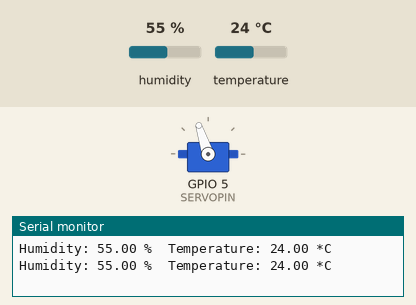
Recording of a sketch running on a simulated ESP32. On the bench: servo, the last lines printed to the serial monitor. The test bench sets the inputs (shaded band); at power-on: temperature 24 °C, humidity 55 %.

Above: at 2.8 s.
2.9 s: temperature set to 12 °C
At 4.7 s:
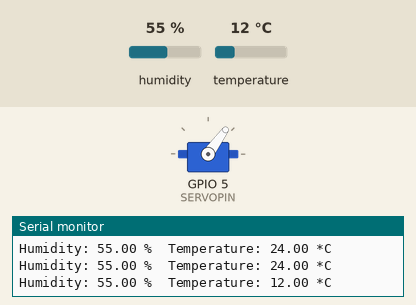
5.6 s: temperature set to 19 °C
At 7.1 s:
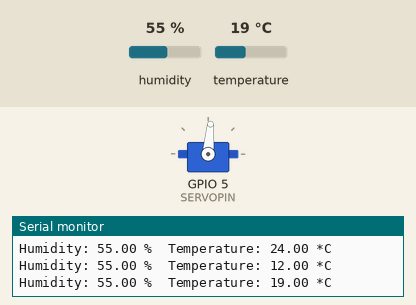
8.3 s: temperature set to 28 °C
At 10.7 s:
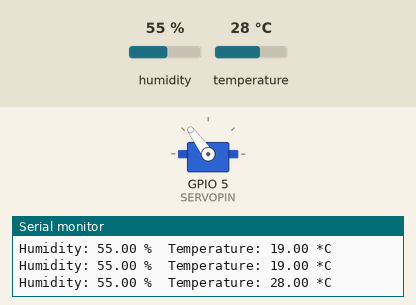
11.6 s: temperature set to 33 °C
At 13.1 s:
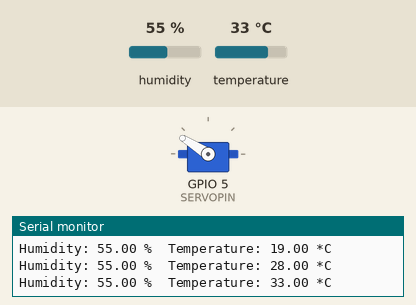
14.3 s: temperature set to 41 °C
At 16.6 s:
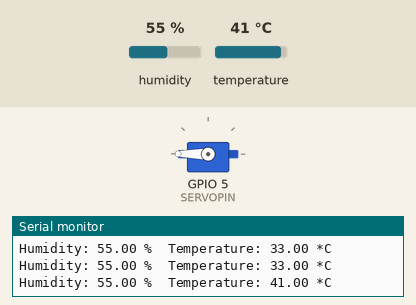
Timing chart, 0 to 18.1 s (numbered marks = the images above; inputs shaded):
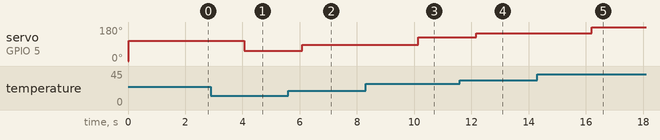

Measured:
- after the input at 2.9 s, servo on GPIO 5 (SERVOPIN): 108° → 54° after 1.2 s
- after the input at 5.6 s, servo on GPIO 5 (SERVOPIN): 54° → 85° after 0.49 s
- after the input at 8.3 s, servo on GPIO 5 (SERVOPIN): 85° → 126° after 1.8 s
- after the input at 11.6 s, servo on GPIO 5 (SERVOPIN): 126° → 148° after 0.56 s
- after the input at 14.3 s, servo on GPIO 5 (SERVOPIN): 148° → 180° after 1.9 s

The sketch:

Car.ino
```cpp
#include <DHT.h>
#include <ESP32Servo.h>

// Definir los pines
#define DHTPIN 4
#define SERVOPIN 5

// Definir el tipo de sensor DHT
#define DHTTYPE DHT11

// Inicializar el sensor DHT
DHT dht(DHTPIN, DHTTYPE);

// Crear una instancia del servo
Servo myServo;

// Ángulos para el servo
int minAngle = 0;
int maxAngle = 180;

void setup() {
  Serial.begin(115200);
  dht.begin();
  myServo.attach(SERVOPIN);

  // Colocar el servo en la posición inicial
  myServo.write(minAngle);
}

void loop() {
  // Leer la temperatura y la humedad
  float humidity = dht.readHumidity();
  float temperature = dht.readTemperature();

  // Verificar si hay fallos en la lectura
  if (isnan(humidity) || isnan(temperature)) {
    Serial.println("Failed to read from DHT sensor!");
    return;
  }

  // Imprimir las lecturas en el serial
  Serial.print("Humidity: ");
  Serial.print(humidity);
  Serial.print(" %\t");
  Serial.print("Temperature: ");
  Serial.print(temperature);
  Serial.println(" *C");

  // Controlar el servo basado en la temperatura
  int servoAngle = map(temperature, 0, 40, minAngle, maxAngle); // Ajusta los valores según tu rango de temperatura
  servoAngle = constrain(servoAngle, minAngle, maxAngle);

  myServo.write(servoAngle);

  // Esperar 2 segundos antes de la siguiente lectura
  delay(2000);
}
```
